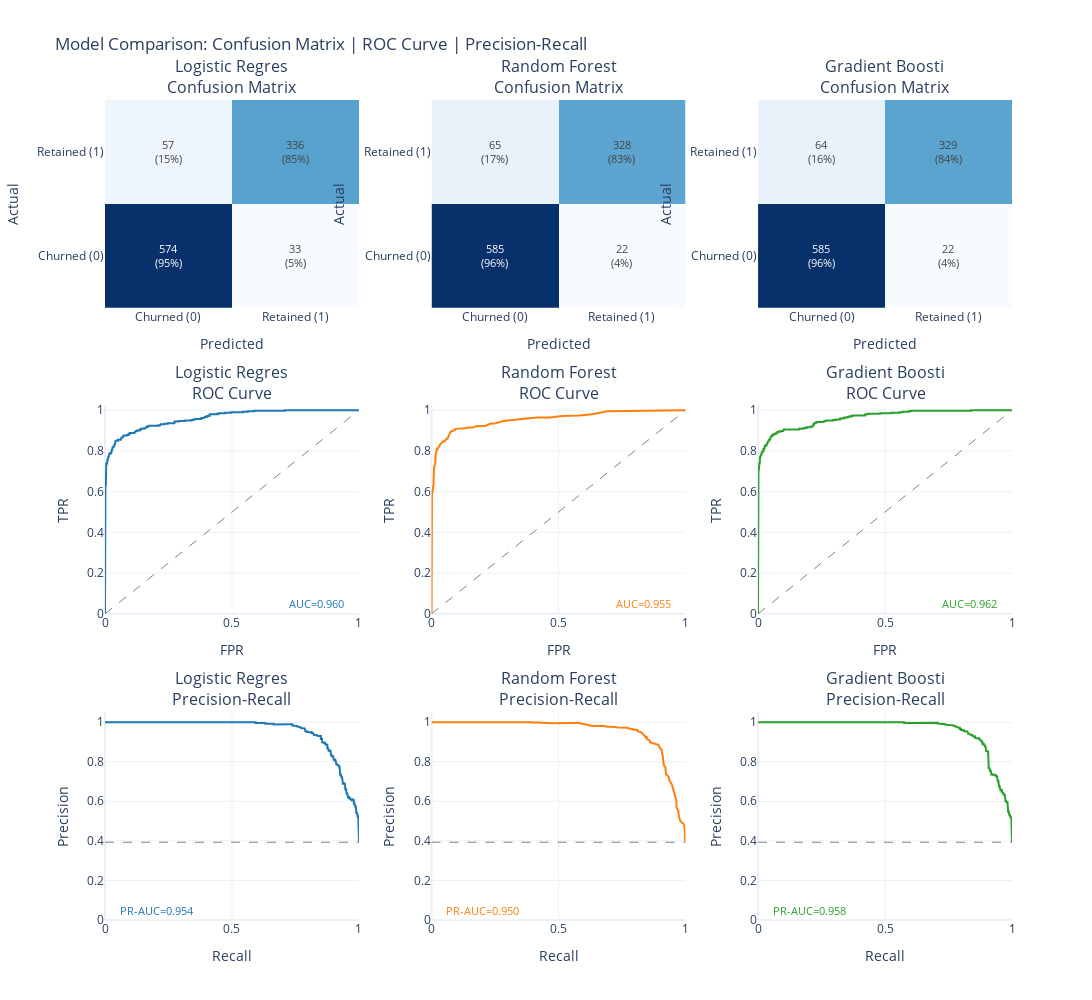

Source (notebook cell):
### Markdown cell above
## 8.6 Model Comparison Grid

This visualization shows all models side-by-side with:
- **Row 1**: Confusion matrices (counts and percentages)
- **Row 2**: ROC curves with AUC scores
- **Row 3**: Precision-Recall curves with PR-AUC scores

**📖 How to Read:**
- **Confusion Matrix**: Diagonal = correct predictions. Off-diagonal = errors.
- **ROC Curve**: Higher curve = better. AUC > 0.8 is good, > 0.9 is excellent.
- **PR Curve**: Higher curve = better at finding positives without false alarms.

### Code cell
# Create comprehensive model comparison grid
# Uses the framework's ChartBuilder.model_comparison_grid method

# Prepare model results in the expected format
grid_results = {
    name: {
        "y_pred": data["y_pred"],
        "y_pred_proba": data["y_pred_proba"]
    }
    for name, data in model_predictions.items()
}

# Create the visualization grid
fig = charts.model_comparison_grid(
    grid_results,
    y_test,
    class_labels=["Churned (0)", "Retained (1)"],
    title="Model Comparison: Confusion Matrix | ROC Curve | Precision-Recall"
)

display_figure(fig)

# Summary metrics table
print("\n" + "=" * 80)
print("METRICS SUMMARY")
print("=" * 80)
display_table(results_df[["Model", "Test AUC", "PR-AUC", "F1-Score", "Precision", "Recall"]])

### Figure 1 — Plotly figure (JSON) as saved in the notebook; plotly's stock layout.template omitted (floating-point values rounded to 4 significant figures; data arrays with more than 128 entries replaced by an {"elided": "..."} marker saying what was removed)
{"data": [{"colorscale": [[0.0, "rgb(247,251,255)"], [0.125, "rgb(222,235,247)"], [0.25, "rgb(198,219,239)"], [0.375, "rgb(158,202,225)"], [0.5, "rgb(107,174,214)"], [0.625, "rgb(66,146,198)"], [0.75, "rgb(33,113,181)"], [0.875, "rgb(8,81,156)"], [1.0, "rgb(8,48,107)"]], "hovertemplate": "Actual: %{y}<br>Predicted: %{x}<br>Count: %{z}<extra></extra>", "showscale": false, "text": [["574<br>(95%)", "33<br>(5%)"], ["57<br>(15%)", "336<br>(85%)"]], "textfont": {"size": 11}, "texttemplate": "%{text}", "type": "heatmap", "x": ["Churned (0)", "Retained (1)"], "xaxis": "x", "y": ["Churned (0)", "Retained (1)"], "yaxis": "y", "z": [[574, 33], [57, 336]]}, {"hovertemplate": "FPR: %{x:.2f}<br>TPR: %{y:.2f}<extra></extra>", "line": {"color": "#1f77b4", "width": 2}, "mode": "lines", "name": "AUC=0.960", "showlegend": false, "type": "scatter", "x": {"elided": "138 float values"}, "xaxis": "x4", "y": {"elided": "138 float values"}, "yaxis": "y4"}, {"hoverinfo": "skip", "line": {"color": "gray", "dash": "dash", "width": 1}, "mode": "lines", "showlegend": false, "type": "scatter", "x": [0, 1], "xaxis": "x4", "y": [0, 1], "yaxis": "y4"}, {"hovertemplate": "Recall: %{x:.2f}<br>Precision: %{y:.2f}<extra></extra>", "line": {"color": "#1f77b4", "width": 2}, "mode": "lines", "name": "PR-AUC=0.954", "showlegend": false, "type": "scatter", "x": {"elided": "1001 float values"}, "xaxis": "x7", "y": {"elided": "1001 float values"}, "yaxis": "y7"}, {"hoverinfo": "skip", "line": {"color": "gray", "dash": "dash", "width": 1}, "mode": "lines", "showlegend": false, "type": "scatter", "x": [0, 1], "xaxis": "x7", "y": [0.393, 0.393], "yaxis": "y7"}, {"colorscale": [[0.0, "rgb(247,251,255)"], [0.125, "rgb(222,235,247)"], [0.25, "rgb(198,219,239)"], [0.375, "rgb(158,202,225)"], [0.5, "rgb(107,174,214)"], [0.625, "rgb(66,146,198)"], [0.75, "rgb(33,113,181)"], [0.875, "rgb(8,81,156)"], [1.0, "rgb(8,48,107)"]], "hovertemplate": "Actual: %{y}<br>Predicted: %{x}<br>Count: %{z}<extra></extra>", "showscale": false, "text": [["585<br>(96%)", "22<br>(4%)"], ["65<br>(17%)", "328<br>(83%)"]], "textfont": {"size": 11}, "texttemplate": "%{text}", "type": "heatmap", "x": ["Churned (0)", "Retained (1)"], "xaxis": "x2", "y": ["Churned (0)", "Retained (1)"], "yaxis": "y2", "z": [[585, 22], [65, 328]]}, {"hovertemplate": "FPR: %{x:.2f}<br>TPR: %{y:.2f}<extra></extra>", "line": {"color": "#ff7f0e", "width": 2}, "mode": "lines", "name": "AUC=0.955", "showlegend": false, "type": "scatter", "x": [0.0, 0.0, 0.001647, 0.001647, 0.001647, 0.001647, 0.004942, 0.00659, 0.008237, 0.008237, 0.008237, 0.008237, 0.009885, 0.009885, 0.009885, 0.009885, 0.01153, 0.01153, 0.01318, 0.01318, 0.01483, 0.01483, 0.01483, 0.01647, 0.01647, 0.01812, 0.01812, 0.01977, 0.01977, 0.02142, 0.02142, 0.02471, 0.02801, 0.02801, 0.02965, 0.0313, 0.0313, 0.03295, 0.0346, 0.03624, 0.03954, 0.04283, 0.04448, 0.04448, 0.04613, 0.05107, 0.05272, 0.05601, 0.05766, 0.0626, 0.0659, 0.06755, 0.06755, 0.06919, 0.07249, 0.07414, 0.07414, 0.07578, 0.07908, 0.09061, 0.0939, 0.09555, 0.1087, 0.1137, 0.1219, 0.1301, 0.1384, 0.1549, 0.168, 0.1746, 0.1845, 0.1977, 0.2142, 0.2306, 0.2521, 0.2834, 0.3048, 0.3344, 0.3674, 0.4135, 0.4662, 0.5157, 0.5815, 0.6326, 0.6919, 0.7858, 0.8995, 1.0], "xaxis": "x5", "y": [0.0, 0.3817, 0.4809, 0.5293, 0.5496, 0.5802, 0.6107, 0.6209, 0.6387, 0.6539, 0.6667, 0.6743, 0.687, 0.6997, 0.715, 0.7176, 0.7201, 0.7252, 0.7328, 0.7354, 0.7405, 0.7506, 0.7735, 0.7761, 0.7837, 0.7888, 0.7913, 0.7913, 0.799, 0.8092, 0.8117, 0.8117, 0.8193, 0.8244, 0.827, 0.827, 0.8295, 0.8321, 0.8321, 0.8346, 0.8397, 0.8422, 0.8422, 0.8473, 0.8473, 0.8473, 0.8473, 0.855, 0.8601, 0.8601, 0.8677, 0.8728, 0.8779, 0.8804, 0.8855, 0.8906, 0.8931, 0.8957, 0.8957, 0.9008, 0.9059, 0.9084, 0.9084, 0.9084, 0.9109, 0.9109, 0.9135, 0.9135, 0.916, 0.9211, 0.9211, 0.9211, 0.9237, 0.9338, 0.9364, 0.9466, 0.9491, 0.9542, 0.9593, 0.9644, 0.9644, 0.972, 0.9746, 0.9796, 0.9949, 0.9975, 0.9975, 1.0], "yaxis": "y5"}, {"hoverinfo": "skip", "line": {"color": "gray", "dash": "dash", "width": 1}, "mode": "lines", "showlegend": false, "type": "scatter", "x": [0, 1], "xaxis": "x5", "y": [0, 1], "yaxis": "y5"}, {"hovertemplate": "Recall: %{x:.2f}<br>Precision: %{y:.2f}<extra></extra>", "line": {"color": "#ff7f0e", "width": 2}, "mode": "lines", "name": "PR-AUC=0.950", "showlegend": false, "type": "scatter", "x": [1.0, 0.9975, 0.9975, 0.9949, 0.9796, 0.9746, 0.972, 0.9644, 0.9644, 0.9593, 0.9542, 0.9491, 0.9466, 0.9364, 0.9338, 0.9237, 0.9211, 0.9211, 0.9211, 0.916, 0.9135, 0.9135, 0.9109, 0.9109, 0.9084, 0.9084, 0.9084, 0.9084, 0.9059, 0.9008, 0.8957, 0.8957, 0.8931, 0.8906, 0.8855, 0.8804, 0.8779, 0.8728, 0.8677, 0.8601, 0.8601, 0.855, 0.8473, 0.8473, 0.8473, 0.8473, 0.8448, 0.8422, 0.8422, 0.8397, 0.8346, 0.8321, 0.8321, 0.8295, 0.827, 0.827, 0.8244, 0.8193, 0.8117, 0.8117, 0.8092, 0.799, 0.7913, 0.7913, 0.7888, 0.7837, 0.7812, 0.7786, 0.7761, 0.7735, 0.7659, 0.7583, 0.7506, 0.7455, 0.7405, 0.7354, 0.7328, 0.7252, 0.7226, 0.7201, 0.7176, 0.715, 0.6997, 0.687, 0.6743, 0.6667, 0.6539, 0.6387, 0.6209, 0.6107, 0.5802, 0.5496, 0.5293, 0.4809, 0.3817, 0.0], "xaxis": "x8", "y": [0.393, 0.4179, 0.4511, 0.4821, 0.5007, 0.5204, 0.5496, 0.5725, 0.6016, 0.6283, 0.6488, 0.6685, 0.6838, 0.7063, 0.7239, 0.7363, 0.751, 0.7637, 0.7735, 0.7792, 0.7925, 0.8104, 0.8192, 0.8287, 0.838, 0.844, 0.852, 0.8602, 0.862, 0.8655, 0.88, 0.8844, 0.8864, 0.8861, 0.8878, 0.8918, 0.8938, 0.8932, 0.895, 0.8989, 0.9062, 0.9081, 0.9123, 0.9148, 0.9224, 0.925, 0.9248, 0.9246, 0.9272, 0.9322, 0.9371, 0.9397, 0.9424, 0.9449, 0.9448, 0.9475, 0.9501, 0.9499, 0.9551, 0.9608, 0.9607, 0.9632, 0.9628, 0.9658, 0.9657, 0.9686, 0.9685, 0.9684, 0.9683, 0.9712, 0.971, 0.9707, 0.9704, 0.9702, 0.97, 0.9731, 0.973, 0.976, 0.9759, 0.9759, 0.9792, 0.9791, 0.9786, 0.9783, 0.9815, 0.9813, 0.9809, 0.9805, 0.9839, 0.9877, 0.9956, 0.9954, 0.9952, 0.9947, 1.0, 1.0], "yaxis": "y8"}, {"hoverinfo": "skip", "line": {"color": "gray", "dash": "dash", "width": 1}, "mode": "lines", "showlegend": false, "type": "scatter", "x": [0, 1], "xaxis": "x8", "y": [0.393, 0.393], "yaxis": "y8"}, {"colorscale": [[0.0, "rgb(247,251,255)"], [0.125, "rgb(222,235,247)"], [0.25, "rgb(198,219,239)"], [0.375, "rgb(158,202,225)"], [0.5, "rgb(107,174,214)"], [0.625, "rgb(66,146,198)"], [0.75, "rgb(33,113,181)"], [0.875, "rgb(8,81,156)"], [1.0, "rgb(8,48,107)"]], "hovertemplate": "Actual: %{y}<br>Predicted: %{x}<br>Count: %{z}<extra></extra>", "showscale": false, "text": [["585<br>(96%)", "22<br>(4%)"], ["64<br>(16%)", "329<br>(84%)"]], "textfont": {"size": 11}, "texttemplate": "%{text}", "type": "heatmap", "x": ["Churned (0)", "Retained (1)"], "xaxis": "x3", "y": ["Churned (0)", "Retained (1)"], "yaxis": "y3", "z": [[585, 22], [64, 329]]}, {"hovertemplate": "FPR: %{x:.2f}<br>TPR: %{y:.2f}<extra></extra>", "line": {"color": "#2ca02c", "width": 2}, "mode": "lines", "name": "AUC=0.962", "showlegend": false, "type": "scatter", "x": {"elided": "164 float values"}, "xaxis": "x6", "y": {"elided": "164 float values"}, "yaxis": "y6"}, {"hoverinfo": "skip", "line": {"color": "gray", "dash": "dash", "width": 1}, "mode": "lines", "showlegend": false, "type": "scatter", "x": [0, 1], "xaxis": "x6", "y": [0, 1], "yaxis": "y6"}, {"hovertemplate": "Recall: %{x:.2f}<br>Precision: %{y:.2f}<extra></extra>", "line": {"color": "#2ca02c", "width": 2}, "mode": "lines", "name": "PR-AUC=0.958", "showlegend": false, "type": "scatter", "x": {"elided": "899 float values"}, "xaxis": "x9", "y": {"elided": "899 float values"}, "yaxis": "y9"}, {"hoverinfo": "skip", "line": {"color": "gray", "dash": "dash", "width": 1}, "mode": "lines", "showlegend": false, "type": "scatter", "x": [0, 1], "xaxis": "x9", "y": [0.393, 0.393], "yaxis": "y9"}], "layout": {"annotations": [{"font": {"size": 16}, "showarrow": false, "text": "Logistic Regres<br>Confusion Matrix", "x": 0.14, "xanchor": "center", "xref": "paper", "y": 1.0, "yanchor": "bottom", "yref": "paper"}, {"font": {"size": 16}, "showarrow": false, "text": "Random Forest<br>Confusion Matrix", "x": 0.5, "xanchor": "center", "xref": "paper", "y": 1.0, "yanchor": "bottom", "yref": "paper"}, {"font": {"size": 16}, "showarrow": false, "text": "Gradient Boosti<br>Confusion Matrix", "x": 0.86, "xanchor": "center", "xref": "paper", "y": 1.0, "yanchor": "bottom", "yref": "paper"}, {"font": {"size": 16}, "showarrow": false, "text": "Logistic Regres<br>ROC Curve", "x": 0.14, "xanchor": "center", "xref": "paper", "y": 0.6267, "yanchor": "bottom", "yref": "paper"}, {"font": {"size": 16}, "showarrow": false, "text": "Random Forest<br>ROC Curve", "x": 0.5, "xanchor": "center", "xref": "paper", "y": 0.6267, "yanchor": "bottom", "yref": "paper"}, {"font": {"size": 16}, "showarrow": false, "text": "Gradient Boosti<br>ROC Curve", "x": 0.86, "xanchor": "center", "xref": "paper", "y": 0.6267, "yanchor": "bottom", "yref": "paper"}, {"font": {"size": 16}, "showarrow": false, "text": "Logistic Regres<br>Precision-Recall", "x": 0.14, "xanchor": "center", "xref": "paper", "y": 0.2533, "yanchor": "bottom", "yref": "paper"}, {"font": {"size": 16}, "showarrow": false, "text": "Random Forest<br>Precision-Recall", "x": 0.5, "xanchor": "center", "xref": "paper", "y": 0.2533, "yanchor": "bottom", "yref": "paper"}, {"font": {"size": 16}, "showarrow": false, "text": "Gradient Boosti<br>Precision-Recall", "x": 0.86, "xanchor": "center", "xref": "paper", "y": 0.2533, "yanchor": "bottom", "yref": "paper"}, {"bgcolor": "rgba(255,255,255,0.8)", "font": {"color": "#1f77b4", "size": 11}, "showarrow": false, "text": "AUC=0.960", "x": 0.95, "xanchor": "right", "xref": "x4", "y": 0.05, "yref": "y4"}, {"bgcolor": "rgba(255,255,255,0.8)", "font": {"color": "#1f77b4", "size": 11}, "showarrow": false, "text": "PR-AUC=0.954", "x": 0.05, "xanchor": "left", "xref": "x7", "y": 0.05, "yref": "y7"}, {"bgcolor": "rgba(255,255,255,0.8)", "font": {"color": "#ff7f0e", "size": 11}, "showarrow": false, "text": "AUC=0.955", "x": 0.95, "xanchor": "right", "xref": "x5", "y": 0.05, "yref": "y5"}, {"bgcolor": "rgba(255,255,255,0.8)", "font": {"color": "#ff7f0e", "size": 11}, "showarrow": false, "text": "PR-AUC=0.950", "x": 0.05, "xanchor": "left", "xref": "x8", "y": 0.05, "yref": "y8"}, {"bgcolor": "rgba(255,255,255,0.8)", "font": {"color": "#2ca02c", "size": 11}, "showarrow": false, "text": "AUC=0.962", "x": 0.95, "xanchor": "right", "xref": "x6", "y": 0.05, "yref": "y6"}, {"bgcolor": "rgba(255,255,255,0.8)", "font": {"color": "#2ca02c", "size": 11}, "showarrow": false, "text": "PR-AUC=0.958", "x": 0.05, "xanchor": "left", "xref": "x9", "y": 0.05, "yref": "y9"}], "height": 1000, "showlegend": false, "title": {"text": "Model Comparison: Confusion Matrix | ROC Curve | Precision-Recall"}, "width": 1100, "xaxis": {"anchor": "y", "domain": [0.0, 0.28], "title": {"text": "Predicted"}}, "xaxis2": {"anchor": "y2", "domain": [0.36, 0.64], "title": {"text": "Predicted"}}, "xaxis3": {"anchor": "y3", "domain": [0.72, 1.0], "title": {"text": "Predicted"}}, "xaxis4": {"anchor": "y4", "domain": [0.0, 0.28], "range": [0, 1], "title": {"text": "FPR"}}, "xaxis5": {"anchor": "y5", "domain": [0.36, 0.64], "range": [0, 1], "title": {"text": "FPR"}}, "xaxis6": {"anchor": "y6", "domain": [0.72, 1.0], "range": [0, 1], "title": {"text": "FPR"}}, "xaxis7": {"anchor": "y7", "domain": [0.0, 0.28], "range": [0, 1], "title": {"text": "Recall"}}, "xaxis8": {"anchor": "y8", "domain": [0.36, 0.64], "range": [0, 1], "title": {"text": "Recall"}}, "xaxis9": {"anchor": "y9", "domain": [0.72, 1.0], "range": [0, 1], "title": {"text": "Recall"}}, "yaxis": {"anchor": "x", "domain": [0.7467, 1.0], "title": {"text": "Actual"}}, "yaxis2": {"anchor": "x2", "domain": [0.7467, 1.0], "title": {"text": "Actual"}}, "yaxis3": {"anchor": "x3", "domain": [0.7467, 1.0], "title": {"text": "Actual"}}, "yaxis4": {"anchor": "x4", "domain": [0.3733, 0.6267], "range": [0, 1.02], "title": {"text": "TPR"}}, "yaxis5": {"anchor": "x5", "domain": [0.3733, 0.6267], "range": [0, 1.02], "title": {"text": "TPR"}}, "yaxis6": {"anchor": "x6", "domain": [0.3733, 0.6267], "range": [0, 1.02], "title": {"text": "TPR"}}, "yaxis7": {"anchor": "x7", "domain": [0.0, 0.2533], "range": [0, 1.05], "title": {"text": "Precision"}}, "yaxis8": {"anchor": "x8", "domain": [0.0, 0.2533], "range": [0, 1.05], "title": {"text": "Precision"}}, "yaxis9": {"anchor": "x9", "domain": [0.0, 0.2533], "range": [0, 1.05], "title": {"text": "Precision"}}}}
